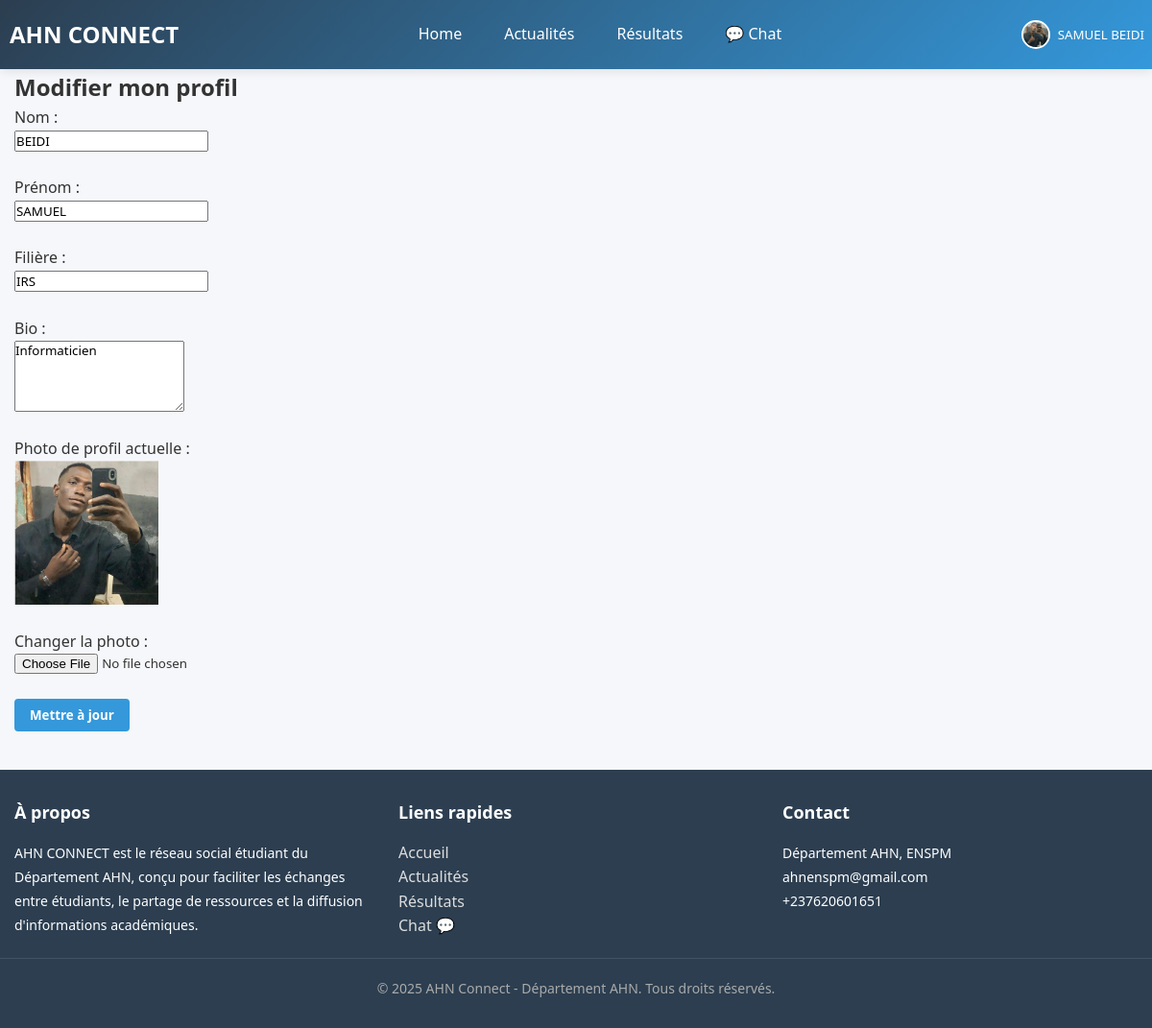
The page /edit_profile.php (signed in) on the database its author committed.
### tables this page shows
CREATE TABLE `etudiants` (
  `id` int(11) NOT NULL,
  `nom` varchar(100) DEFAULT NULL,
  `prenom` varchar(100) DEFAULT NULL,
  `matricule` varchar(50) DEFAULT NULL,
  `numero` varchar(20) DEFAULT NULL,
  `filiere` varchar(100) DEFAULT NULL,
  `bio` text DEFAULT NULL,
  `email` varchar(150) DEFAULT NULL,
  `mot_de_passe` varchar(255) DEFAULT NULL,
  `photo_profil` varchar(255) DEFAULT 'default.jpg'
);

### edit_profile.php (the view, shortened to what this page needs)
<?php
require_once 'db.php';
require_once 'header.php';
$user_id = $_SESSION['id'];
$sql = "SELECT nom, prenom, filiere, bio, photo_profil FROM etudiants WHERE id = ?";
$stmt = $conn->prepare($sql);
$stmt->bind_param("i", $user_id);
$stmt->execute();
$result = $stmt->get_result();
$user = $result->fetch_assoc();
?>
<h2>Modifier mon profil</h2>
<form method="post" enctype="multipart/form-data">
    <label>Nom :</label><br>
    <input type="text" name="nom" value="<?= htmlspecialchars($user['nom']) ?>" required><br><br>
    <label>Prénom :</label><br>
    <input type="text" name="prenom" value="<?= htmlspecialchars($user['prenom']) ?>" required><br><br>
    <label>Filière :</label><br>
    <input type="text" name="filiere" value="<?= htmlspecialchars($user['filiere']) ?>" required><br><br>
    <label>Bio :</label><br>
    <textarea name="bio" rows="4"><?= htmlspecialchars($user['bio'] ?? '') ?></textarea><br><br>
    <label>Photo de profil actuelle :</label><br>
    <img src="uploads/<?= htmlspecialchars($user['photo_profil'] ?? 'default.jpg') ?>" alt="Photo de profil" style="max-width:150px;"><br><br>
    <label>Changer la photo :</label><br>
    <input type="file" name="photo_profil" accept="image/*"><br><br>
    <button type="submit" class="btn btn-primary">Mettre à jour</button>
</form>
<?php require_once 'footer.php'; ?>

### style.css (style rules this page uses)
* { margin: 0; padding: 0; box-sizing: border-box; font-family: 'Segoe UI', Tahoma, Geneva, Verdana, sans-serif; }
:root { --primary: #3498db; --secondary: #2c3e50; --accent: #e74c3c; --light: #ecf0f1; --dark: #2c3e50; --success: #27ae60; --warning: #f39c12; --danger: #e74c3c; }
body { background-color: #f5f7fa; color: #333; line-height: 1.6; }
.btn { padding: 8px 16px; border: none; border-radius: 4px; cursor: pointer; font-weight: 600; transition: all 0.3s ease; }
.btn-primary { background-color: var(--primary); color: white; }

### rows shown on the page
etudiants: nom "BEIDI", prenom "SAMUEL", filiere "IRS", bio "Informaticien", photo_profil (picture)

### other values the page prints
$username "SAMUEL BEIDI"
